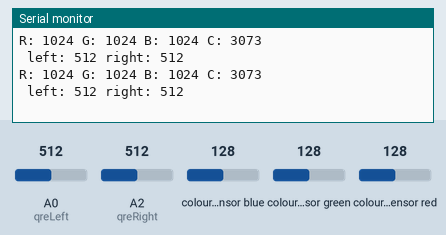
Recording of a sketch running on a simulated Arduino Uno, built with avr-gcc and run on an emulated ATmega328P. On the bench: the last lines printed to the serial monitor. The inputs (shaded band) are chosen by the test bench; at power-on: colour sensor blue 128, A0 (qreLeft) = 512, A2 (qreRight) = 512, colour sensor green 128, colour sensor red 128.

Above: at 2.8 s.
2.9 s: colour sensor blue set to 5
At 4.9 s:
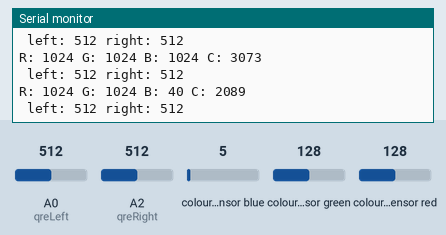
5.6 s: A0 (qreLeft) set to 716
At 7.2 s:
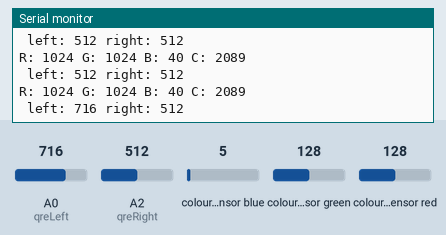
8.3 s: A2 (qreRight) set to 716
At 9.4 s:
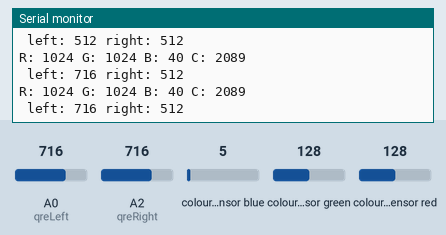
11.0 s: colour sensor green set to 5
At 13.4 s:
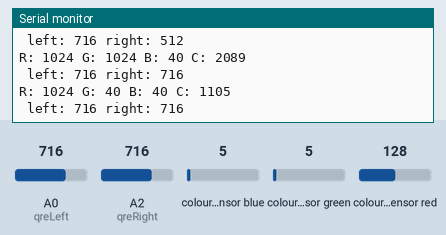
13.7 s: colour sensor red set to 5
At 15.9 s:
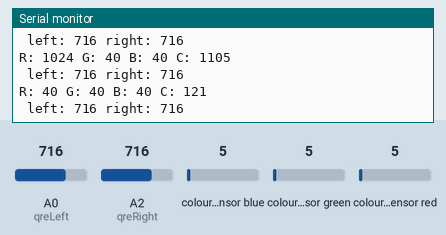
16.4 s: A0 (qreLeft) set to 992
At 16.9 s:
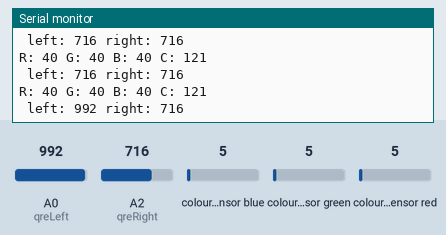
Timing chart, 0 to 19.4 s (numbered marks = the images above; inputs shaded):
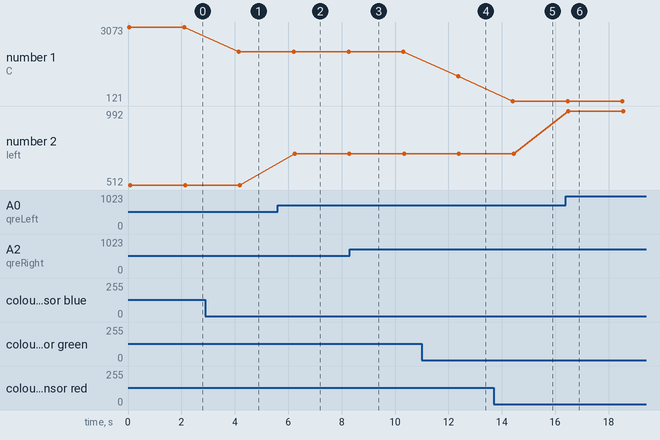

Measured:
- after the input at 2.9 s, the serial monitor: prints a new line after 1.3 s (image 1)
- after the input at 5.6 s, the serial monitor: prints a new line after 0.64 s (image 2)
- after the input at 11.0 s, the serial monitor: prints a new line after 1.4 s (image 4)
- after the input at 13.7 s, the serial monitor: prints a new line after 0.71 s (image 5)
- after the input at 16.4 s, the serial monitor: prints a new line after 0.09 s (image 6)
- plotted number 1: 3073 → 2089 after the input at 2.9 s, 2089 → 1105 after the input at 11.0 s, 1105 → 121 after the input at 13.7 s
- plotted number 2: 512 → 716 after the input at 5.6 s, 716 → 992 after the input at 16.4 s

The sketch:

lineClrSensorChk.ino
```cpp
/* line sensor & color sensor tester
QRE1113 line sensors from SparkFun connected to Analog pins 0 and 2
The line sensors are individual sensors, used to track the main line
TCS34725 color sensor used to STOP at a point on the track
Color sensor connected to the I2C bus on the Arduino
*/

#include <Wire.h> //Library for communicating with I2C device
#include <Adafruit_TCS34725.h> //Library of commands for the color sensor
/* Initialize instance of color sensor with default values (int time = 2.4ms, gain = 1x) */
Adafruit_TCS34725 tcs = Adafruit_TCS34725();
int qreLeft = A0; //connected to Analog 0
int qreRight = A2; //connected to Analog 2
void setup(){
Serial.begin(9600);
if (tcs.begin())
{
}
else
{
Serial.println("Give it up!");
while (1);
}
}
void loop(){
uint16_t r, g, b, c, colorTemp, lux; //Declare output variables for color sensor
int QRE_Left = analogRead(qreLeft); //Output of left IR sensor
int QRE_Right = analogRead(qreRight); // Output of right IR sensor
tcs.getRawData(&r, &g, &b, &c); // Read the color sensor outputs
//Print values to the serial monitor
Serial.print("R: "); Serial.print(r); Serial.print(" G: "); Serial.print(g);
Serial.print(" B: "); Serial.print(b); Serial.print(" C: "); Serial.println(c);
Serial.print(" left: "); Serial.print(QRE_Left);
Serial.print(" right: "); Serial.println(QRE_Right);
Serial.println("");
delay(2000);
}
```
